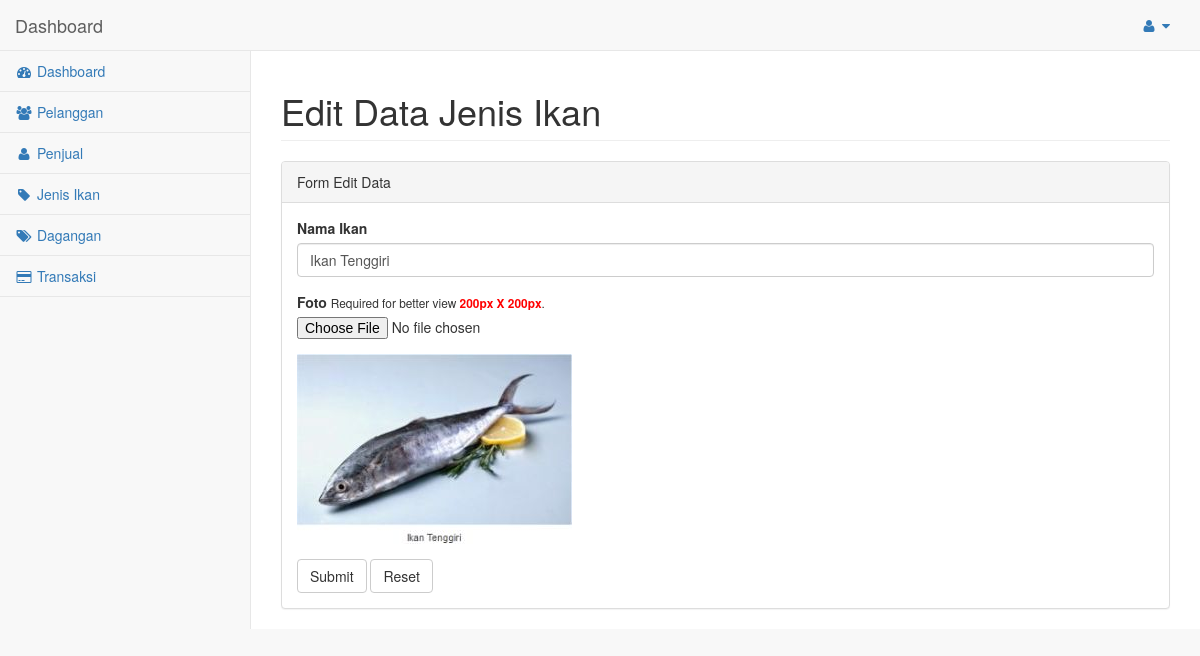
Screenshot of /web-admin/onfish/pages/jenis_ikan_edit.php?id_jenis_ikan=1 (signed in) with the database file from the repository.
### tables this page shows
CREATE TABLE `jenis_ikan` (
  `id_jenis_ikan` int(11) NOT NULL,
  `nama_ikan` varchar(50) NOT NULL,
  `foto` text NOT NULL
);

### web-admin/onfish/pages/jenis_ikan_edit.php (the view, shortened to what this page needs)
<?php
if (empty($_SESSION)) {
	header("location:index.php");
}
else{
	include("koneksi.php");
?>
<!DOCTYPE html>
<html lang="en">
<?php
include("head.php");
$id_jenis_ikan = $_GET['id_jenis_ikan'];
?>
<body>
    <div id="wrapper">
	<?php include("nav.php"); ?>
	<div id="page-wrapper">
            <div class="row">
                <div class="col-lg-12">
                    <h1 class="page-header">Edit Data Jenis Ikan</h1>
                </div>
            </div>
            <div class="row">
                <div class="col-lg-12">
                    <div class="panel panel-default">
                        <div class="panel-heading">
                            Form Edit Data
                        </div>
                        <div class="panel-body">
                            <div class="row">
                                <div class="col-lg-12">
                                    <form role="form" action="jenis_edit_process.php" method="POST" enctype="multipart/form-data">
                                        <?php
        									$query = "select * from `jenis_ikan` where id_jenis_ikan = '$id_jenis_ikan'";
        									$eksekusi = mysqli_query($koneksi, $query);
        									while($row = mysqli_fetch_array($eksekusi)){
    									?>
                                        <div class="form-group">
                                            <label>Nama Ikan</label>
                                            <input name="nama_ikan" class="form-control" value="<?php echo $row['nama_ikan'];?>" placeholder="contoh: Ikan Tenggiri">
                                        </div>
                                        <div class="form-group">
                                            <label>Foto</label>
											<small>Required for better view <strong style="color: red;">200px X 200px</strong>.</small>
											<input type="file" name="foto" onchange="readURL(this);">
                                        </div>
										<div class="form-group">
                                            <img id="blah" src="<?php echo $row['foto'];?>" alt="Preview disini" />
                                        </div>
										<?php
        								}
										?>
                                        <button name="submit" value="submit" type="submit" class="btn btn-default">Submit</button>
                                        <button type="reset" class="btn btn-default">Reset</button>
                                    </form>
                                </div>
                            </div>
                        </div>
                    </div>
                </div>
            </div>
        </div>
    </div>
</body>
</html>
<?php
}
?>

### rows the page displays
jenis_ikan: nama_ikan "Ikan Tenggiri", foto (picture)
